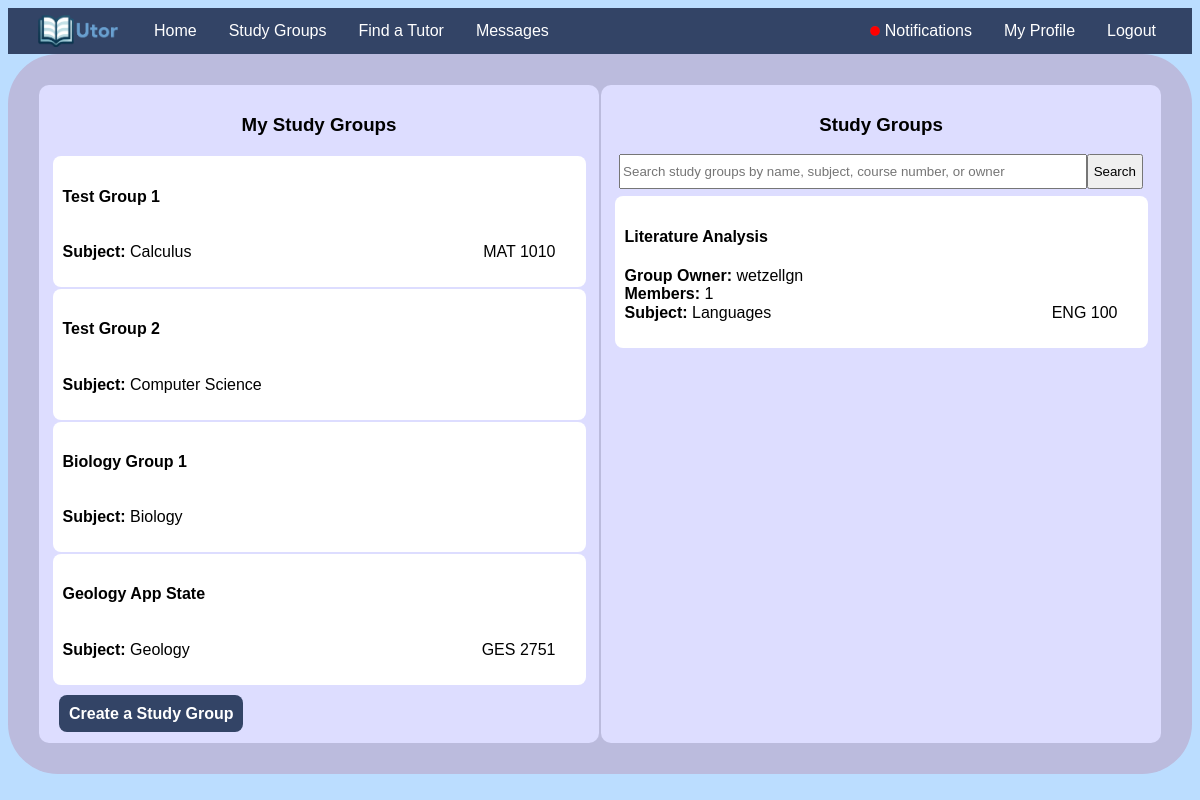
Screenshot of /groups/ (signed in) with the database file from the repository.
### main/models.py (models this page shows, shortened)
class StudyGroup(models.Model):
    owner = models.ForeignKey(User, on_delete=models.CASCADE, related_name="owned_studygroups")
    university = models.ForeignKey(University, on_delete=models.CASCADE)
    user_list = models.ManyToManyField(User)
    requests = models.ManyToManyField(User, related_name="requests_set")
    invitations = models.ManyToManyField(User, related_name="invitations_set")
    name = models.CharField(max_length=100)
    subject = models.CharField(max_length=100)
    description = models.TextField(null=True, blank=True)
    course = models.CharField(max_length=10, null=True, blank=True)

class User(AbstractUser):
    tutor_subjects = models.TextField(null=True)
    student_subjects = models.TextField(null=True)
    university = models.ForeignKey(University, on_delete=models.PROTECT, null=True, blank=True)
    bio = models.TextField(default="This user hasn't set their bio")
    is_verified = models.BooleanField(default=False)
    email_key = models.CharField(max_length=50, unique=True)
    tutoring_enabled = models.BooleanField(default=False)
    tutoring_pay = models.DecimalField(null=True, decimal_places=2, max_digits=4, default=0.00)
    average_rating = models.DecimalField(null=True, decimal_places=2, max_digits=3, default=0.00)
    zip_code = models.IntegerField(null=True, default=28607)
    def get_student_subjects(self):
        return json.loads(self.student_subjects or "[]")
    def has_notifications(self):
        return bool(Notification.objects.filter(user=self))
    def num_notifications(self):
        return len(Notification.objects.filter(user=self))

### main/misc_utils.py (the view)
    def wrapper(request, *args, **kwargs):
        if not request.user.is_authenticated:
            return redirect("login")
        return target(request, *args, **kwargs)

### main/misc_utils.py (called while the page is built)
def ensure_authenticated(target):
    def wrapper(request, *args, **kwargs):
        if not request.user.is_authenticated:
            return redirect("login")
        return target(request, *args, **kwargs)
    return wrapper

### main/templates/study_groups.html (shortened to what this page needs)
{% extends 'base.html' %}
{% block content %}
<div class="outer">
  <div class="sidebyside">
    <div class="innersidebyside">
      <div class="center text-center">
        <h3>My Study Groups</h3>
      </div>
      <div class="grouplist">
      {% if my_groups %}
        {% for group in my_groups %}
        <a href="{% url 'view_group' group.id %}" class="biglink">
        <div class="cardlist">
          <h4>{{ group.name }}</h4>
          <div style="display: flex; flex-direction: horizontal;">
            <div style="width: 80%;">
              <p><strong>Subject: </strong>{{ group.subject }}</p>
            </div>
            <div style="width: 20%; text-align: right; margin-right: 20px;">
              {% if group.course %}
              <p>{{ group.course }}</p>
              {% endif %}
            </div>
          </div>
        </div>
        </a>
        {% endfor %}
      {% else %}
      <div style="margin: 10px;">
        <p>You don't belong to any study groups :(</p>
      </div>
      {% endif %}
      </div>
      <div style="margin: 10px; margin-top: 20px;">
        <a class="anchorbutton" style="" href="{% url 'create_study_group' %}">Create a Study Group</a>
      </div>
    </div>
    <div class="innersidebyside">
      <div class="center text-center">
        <h3>Study Groups</h3>
      </div>
      <div style="margin-bottom: 5px;">
        <form style="width: 97%; margin: auto;" class="miniform" action="{% url 'study_groups' %}" method="GET">
          <input class="text-input" type="text" name="search" placeholder="Search study groups by name, subject, course number, or owner" required />
          <input class="submit-button" type="submit" value="Search" />
        </form>
      </div>
      <div class="grouplist">
      {% if rec_groups %}
        {% for group in rec_groups %}
        <a href="{% url 'view_group' group.id %}" class="biglink">
        <div class="cardlist">
          <h4>{{ group.name }}</h4>
          <span><strong>Group Owner: </strong>{{ group.owner.username }}</span>
          <br/>
          <span><strong>Members: </strong>{{ group.user_list.count }}</span>
          <div style="display: flex; flex-direction: horizontal; margin-top: -15px;">
            <div style="width: 80%;">
              <p><strong>Subject: </strong>{{ group.subject }}</p>
            </div>
            <div style="width: 20%; text-align: right; margin-right: 20px;">
              {% if group.course %}
              <p>{{ group.course }}</p>
              {% endif %}
            </div>
          </div>
        </div>
        </a>
        {% endfor %}
      {% endif %}
      </div>
      <div class="pagination">
      </div>
    </div>
  </div>
</div>
{% endblock %}

### main/static/main/style.css (style rules this page uses)
body { background: #BDF; font-family: Tahoma, sans-serif; }
.outer { width: 100%; display: flex; }
.center { width: 100%; display: block; }
.sidebyside { width: 100%; display: flex; flex-direction: row; margin: auto; background: #BBD; border-radius: 50px; padding: 30px; }
.miniform { width: 100%; display: flex; flex-direction: horizontal; }
.text-input { width: 100%; }
.submit-button { padding: 5px; height: 35px; }
.grouplist { display: flex; flex-direction: column; }
.cardlist { background: #FFF; padding: 10px; border-radius: 8px; margin: auto; margin-top: 2px; width: 95%; }
.text-center { text-align: center; }
.innersidebyside { flex: 1; padding: 10px; background: #DDF; border-radius: 10px; margin: 1px; max-width: 50%; }
.biglink { text-decoration: none; color: inherit; }
.anchorbutton { text-decoration: none; font-weight: bold; color: white; padding: 10px; border-radius: 8px; background: #346; }
.pagination { margin: auto; padding: 15px; width: 400px; display: flex; flex-direction: row; }

### rows the page displays
StudyGroup: name "Test Group 1", subject "Calculus", course "MAT 1010"
StudyGroup: name "Test Group 2", subject "Computer Science"
StudyGroup: name "Biology Group 1", subject "Biology"
StudyGroup: name "Geology App State", subject "Geology", course "GES 2751"
StudyGroup: name "Literature Analysis", owner.username "wetzellgn", user_list.count "1", subject "Languages", course "ENG 100"
